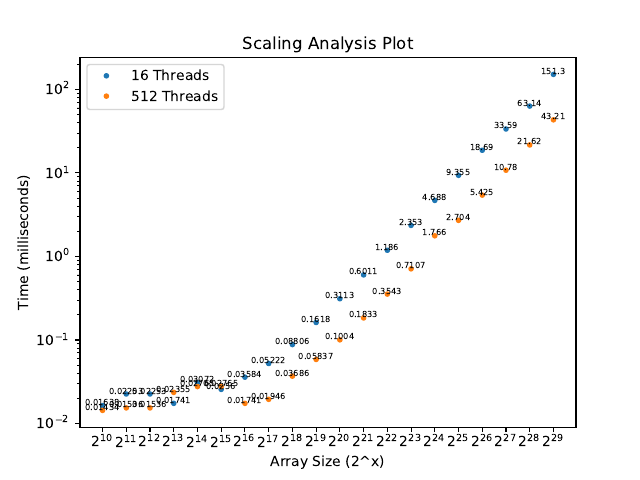

Source code (Python):
import matplotlib.pyplot as plt
from matplotlib.backends.backend_pdf import PdfPages

xticks = [2 ** x for x in range(10, 30)]


def read_times(filename):
    times = []
    with open(filename) as f:
        for _ in xticks:
            f.readline()  # Title line
            times.append(float(f.readline()))
            f.readline()  # First element
            f.readline()  # Last element
            f.readline()  # Empty line
    return times


def read_and_plot(num_threads):
    times = read_times(f"task3-{num_threads}.out")
    plt.plot(xticks, times, ".", label=f"{num_threads} Threads")
    for x, y in zip(xticks, times):
        plt.text(
            x, y, f"{y:.4g}",
            horizontalalignment='center',
            fontsize=6,
        )


with PdfPages("task3.pdf") as pdf:
    read_and_plot(16)
    read_and_plot(512)

    plt.xlabel("Array Size (2^x)")
    plt.ylabel("Time (milliseconds)")
    plt.xscale('log', basex=2)
    plt.yscale('log', basey=10)
    plt.title("Scaling Analysis Plot")
    plt.xticks(xticks)
    plt.legend()

    pdf.savefig()
